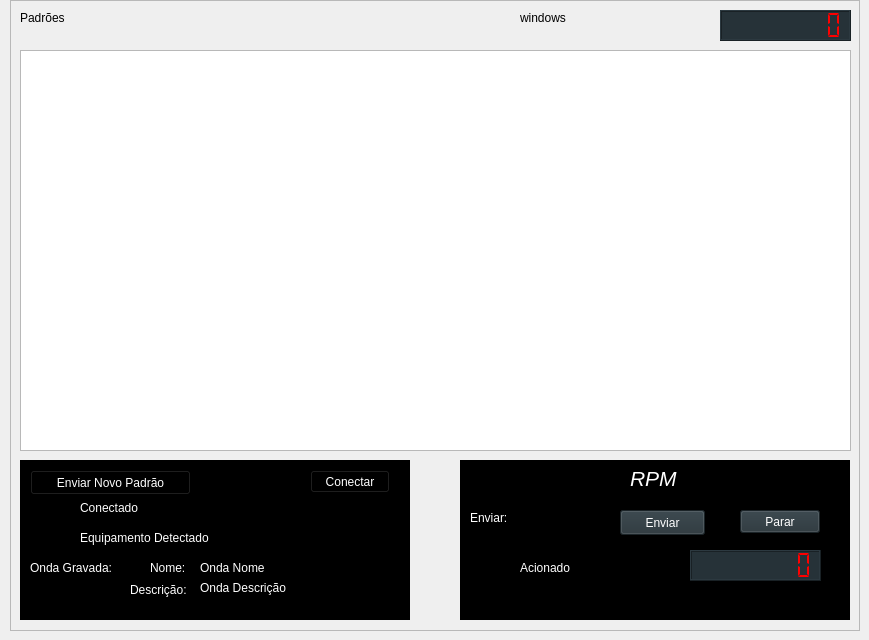
    <widget class="QWidget" name="tabPrincipal">
     <attribute name="title">
      <string>Principal</string>
     </attribute>
     <widget class="QFrame" name="frame">
      <property name="enabled">
       <bool>true</bool>
      </property>
      <property name="geometry">
       <rect>
        <x>10</x>
        <y>0</y>
        <width>850</width>
        <height>631</height>
       </rect>
      </property>
      <property name="sizePolicy">
       <sizepolicy hsizetype="Expanding" vsizetype="Expanding">
        <horstretch>0</horstretch>
        <verstretch>0</verstretch>
       </sizepolicy>
      </property>
      <property name="styleSheet">
       <string notr="true"/>
      </property>
      <property name="frameShape">
       <enum>QFrame::StyledPanel</enum>
      </property>
      <property name="frameShadow">
       <enum>QFrame::Raised</enum>
      </property>
      <widget class="QLabel" name="label">
       <property name="geometry">
        <rect>
         <x>10</x>
         <y>10</y>
         <width>71</width>
         <height>16</height>
        </rect>
       </property>
       <property name="text">
        <string>Padrões </string>
       </property>
      </widget>
      <widget class="QLCDNumber" name="lcdTime">
       <property name="geometry">
        <rect>
         <x>710</x>
         <y>10</y>
         <width>131</width>
         <height>31</height>
        </rect>
       </property>
       <property name="palette">
        <palette>
         <active>
          <colorrole role="WindowText">
           <brush brushstyle="SolidPattern">
            <color alpha="255">
             <red>255</red>
             <green>0</green>
             <blue>0</blue>
            </color>
           </brush>
          </colorrole>
          <colorrole role="Button">
           <brush brushstyle="SolidPattern">
            <color alpha="255">
             <red>38</red>
             <green>50</green>
             <blue>56</blue>
            </color>
           </brush>
          </colorrole>
          <colorrole role="Text">
           <brush brushstyle="SolidPattern">
            <color alpha="255">
             <red>255</red>
             <green>0</green>
             <blue>0</blue>
            </color>
           </brush>
          </colorrole>
          <colorrole role="ButtonText">
           <brush brushstyle="SolidPattern">
            <color alpha="255">
             <red>255</red>
             <green>0</green>
             <blue>0</blue>
            </color>
           </brush>
          </colorrole>
          <colorrole role="Base">
           <brush brushstyle="SolidPattern">
            <color alpha="255">
             <red>38</red>
             <green>50</green>
             <blue>56</blue>
            </color>
           </brush>
          </colorrole>
          <colorrole role="Window">
           <brush brushstyle="SolidPattern">
            <color alpha="255">
             <red>38</red>
             <green>50</green>
             <blue>56</blue>
            </color>
           </brush>
          </colorrole>
          <colorrole role="PlaceholderText">
           <brush brushstyle="NoBrush">
            <color alpha="128">
             <red>255</red>
             <green>0</green>
             <blue>0</blue>
            </color>
           </brush>
          </colorrole>
         </active>
         <inactive>
          <colorrole role="WindowText">
           <brush brushstyle="SolidPattern">
            <color alpha="255">
             <red>255</red>
             <green>0</green>
             <blue>0</blue>
            </color>
           </brush>
          </colorrole>
          <colorrole role="Button">
           <brush brushstyle="SolidPattern">
            <color alpha="255">
             <red>38</red>
             <green>50</green>
             <blue>56</blue>
            </color>
           </brush>
          </colorrole>
          <colorrole role="Text">
           <brush brushstyle="SolidPattern">
            <color alpha="255">
             <red>255</red>
             <green>0</green>
             <blue>0</blue>
            </color>
           </brush>
          </colorrole>
          <colorrole role="ButtonText">
           <brush brushstyle="SolidPattern">
            <color alpha="255">
             <red>255</red>
             <green>0</green>
             <blue>0</blue>
            </color>
           </brush>
          </colorrole>
          <colorrole role="Base">
           <brush brushstyle="SolidPattern">
            <color alpha="255">
             <red>38</red>
             <green>50</green>
             <blue>56</blue>
            </color>
           </brush>
          </colorrole>
          <colorrole role="Window">
           <brush brushstyle="SolidPattern">
            <color alpha="255">
             <red>38</red>
             <green>50</green>
             <blue>56</blue>
            </color>
           </brush>
          </colorrole>
          <colorrole role="PlaceholderText">
           <brush brushstyle="NoBrush">
            <color alpha="128">
             <red>255</red>
             <green>0</green>
             <blue>0</blue>
            </color>
           </brush>
          </colorrole>
         </inactive>
         <disabled>
          <colorrole role="WindowText">
           <brush brushstyle="SolidPattern">
            <color alpha="255">
             <red>255</red>
             <green>0</green>
             <blue>0</blue>
            </color>
           </brush>
          </colorrole>
          <colorrole role="Button">
           <brush brushstyle="SolidPattern">
            <color alpha="255">
             <red>38</red>
             <green>50</green>
             <blue>56</blue>
            </color>
           </brush>
          </colorrole>
          <colorrole role="Text">
           <brush brushstyle="SolidPattern">
            <color alpha="255">
             <red>255</red>
             <green>0</green>
             <blue>0</blue>
            </color>
           </brush>
          </colorrole>
          <colorrole role="ButtonText">
           <brush brushstyle="SolidPattern">
            <color alpha="255">
             <red>255</red>
             <green>0</green>
             <blue>0</blue>
            </color>
           </brush>
          </colorrole>
          <colorrole role="Base">
           <brush brushstyle="SolidPattern">
            <color alpha="255">
             <red>38</red>
             <green>50</green>
             <blue>56</blue>
            </color>
           </brush>
          </colorrole>
          <colorrole role="Window">
           <brush brushstyle="SolidPattern">
            <color alpha="255">
             <red>38</red>
             <green>50</green>
             <blue>56</blue>
            </color>
           </brush>
          </colorrole>
          <colorrole role="PlaceholderText">
           <brush brushstyle="NoBrush">
            <color alpha="128">
             <red>255</red>
             <green>0</green>
             <blue>0</blue>
            </color>
           </brush>
          </colorrole>
         </disabled>
        </palette>
       </property>
       <property name="font">
        <font>
         <weight>50</weight>
         <bold>false</bold>
        </font>
       </property>
       <property name="styleSheet">
        <string notr="true">border-color: rgb(195, 195, 195);
color: rgb(255, 0, 0);
background-color: rgb(38, 50, 56);</string>
       </property>
       <property name="digitCount">
        <number>8</number>
       </property>
       <property name="segmentStyle">
        <enum>QLCDNumber::Flat</enum>
       </property>
      </widget>
      <widget class="QTableView" name="tableChoose">
       <property name="geometry">
        <rect>
         <x>10</x>
         <y>50</y>
         <width>831</width>
         <height>401</height>
        </rect>
       </property>
       <property name="sizePolicy">
        <sizepolicy hsizetype="Fixed" vsizetype="Fixed">
         <horstretch>0</horstretch>
         <verstretch>0</verstretch>
        </sizepolicy>
       </property>
       <property name="styleSheet">
        <string notr="true"/>
       </property>
       <property name="alternatingRowColors">
        <bool>true</bool>
       </property>
      </widget>
      <widget class="QFrame" name="frame_13">
       <property name="geometry">
        <rect>
         <x>10</x>
         <y>460</y>
         <width>390</width>
         <height>160</height>
        </rect>
       </property>
       <property name="styleSheet">
        <string notr="true">background-color: rgb(0, 0, 0);
color: rgb(255, 255, 255);</string>
       </property>
       <property name="frameShape">
        <enum>QFrame::WinPanel</enum>
       </property>
       <property name="frameShadow">
        <enum>QFrame::Raised</enum>
       </property>
       <widget class="QLabel" name="lbl_onda_nome">
        <property name="geometry">
         <rect>
          <x>180</x>
          <y>100</y>
          <width>201</width>
          <height>16</height>
         </rect>
        </property>
        <property name="styleSheet">
         <string notr="true">color: rgb(255, 255, 255);</string>
        </property>
        <property name="text">
         <string>Onda Nome</string>
        </property>
       </widget>
       <widget class="QLabel" name="lbl_onda_desc">
        <property name="geometry">
         <rect>
          <x>180</x>
          <y>120</y>
          <width>200</width>
          <height>16</height>
         </rect>
        </property>
        <property name="styleSheet">
         <string notr="true">color: rgb(255, 255, 255);</string>
        </property>
        <property name="text">
         <string>Onda Descrição</string>
        </property>
       </widget>
       <widget class="QLabel" name="label_33">
        <property name="geometry">
         <rect>
          <x>110</x>
          <y>120</y>
          <width>61</width>
          <height>20</height>
         </rect>
        </property>
        <property name="styleSheet">
         <string notr="true">color: rgb(255, 255, 255);</string>
        </property>
        <property name="text">
         <string>Descrição:</string>
        </property>
       </widget>
       <widget class="QLabel" name="label_32">
        <property name="geometry">
         <rect>
          <x>130</x>
          <y>100</y>
          <width>41</width>
          <height>16</height>
         </rect>
        </property>
        <property name="styleSheet">
         <string notr="true">color: rgb(255, 255, 255);</string>
        </property>
        <property name="text">
         <string>Nome:</string>
        </property>
       </widget>
       <widget class="QLabel" name="lbl_conected">
        <property name="geometry">
         <rect>
          <x>60</x>
          <y>40</y>
          <width>71</width>
          <height>16</height>
         </rect>
        </property>
        <property name="styleSheet">
         <string notr="true">color: rgb(255, 255, 255);</string>
        </property>
        <property name="text">
         <string>Conectado</string>
        </property>
       </widget>
       <widget class="QLabel" name="label_led_connected_2">
        <property name="enabled">
         <bool>true</bool>
        </property>
        <property name="geometry">
         <rect>
          <x>10</x>
          <y>40</y>
          <width>21</width>
          <height>20</height>
         </rect>
        </property>
        <property name="text">
         <string/>
        </property>
        <property name="pixmap">
         <pixmap>icons/blue-led-on.png</pixmap>
        </property>
        <property name="scaledContents">
         <bool>true</bool>
        </property>
       </widget>
       <widget class="QLabel" name="label_led_connected">
        <property name="enabled">
         <bool>true</bool>
        </property>
        <property name="geometry">
         <rect>
          <x>10</x>
          <y>40</y>
          <width>21</width>
          <height>20</height>
         </rect>
        </property>
        <property name="text">
         <string/>
        </property>
        <property name="pixmap">
         <pixmap>icons/black-led-on.png</pixmap>
        </property>
        <property name="scaledContents">
         <bool>true</bool>
        </property>
       </widget>
       <widget class="QLabel" name="lbl_device">
        <property name="geometry">
         <rect>
          <x>60</x>
          <y>70</y>
          <width>151</width>
          <height>16</height>
         </rect>
        </property>
        <property name="styleSheet">
         <string notr="true">color: rgb(255, 255, 255);</string>
        </property>
        <property name="text">
         <string>Equipamento Detectado</string>
        </property>
       </widget>
       <widget class="QLabel" name="label_led_equip_2">
        <property name="enabled">
         <bool>true</bool>
        </property>
        <property name="geometry">
         <rect>
          <x>10</x>
          <y>70</y>
          <width>21</width>
          <height>20</height>
         </rect>
        </property>
        <property name="text">
         <string/>
        </property>
        <property name="pixmap">
         <pixmap>icons/green-led-on.png</pixmap>
        </property>
        <property name="scaledContents">
         <bool>true</bool>
        </property>
       </widget>
       <widget class="QLabel" name="label_led_equip">
        <property name="enabled">
         <bool>true</bool>
        </property>
        <property name="geometry">
         <rect>
          <x>10</x>
          <y>70</y>
          <width>21</width>
          <height>20</height>
         </rect>
        </property>
        <property name="text">
         <string/>
        </property>
        <property name="pixmap">
         <pixmap>icons/black-led-on.png</pixmap>
        </property>
        <property name="scaledContents">
         <bool>true</bool>
        </property>
       </widget>
       <widget class="QLabel" name="label_23">
        <property name="geometry">
         <rect>
          <x>10</x>
          <y>100</y>
          <width>91</width>
          <height>16</height>
         </rect>
        </property>
        <property name="styleSheet">
         <string notr="true">color: rgb(255, 255, 255);</string>
        </property>
        <property name="text">
         <string>Onda Gravada:  </string>
        </property>
       </widget>
       <widget class="QPushButton" name="btn_nw_send">
        <property name="geometry">
         <rect>
          <x>10</x>
          <y>10</y>
          <width>161</width>
          <height>25</height>
         </rect>
        </property>
        <property name="text">
         <string>Enviar Novo Padrão</string>
        </property>
       </widget>
       <widget class="QPushButton" name="btnConnect">
        <property name="geometry">
         <rect>
          <x>290</x>
          <y>10</y>
          <width>80</width>
          <height>23</height>
         </rect>
        </property>
        <property name="styleSheet">
         <string notr="true"/>
        </property>
        <property name="text">
         <string>Conectar</string>
        </property>
        <property name="flat">
         <bool>false</bool>
        </property>
       </widget>
       <zorder>lbl_onda_nome</zorder>
       <zorder>lbl_onda_desc</zorder>
       <zorder>label_33</zorder>
       <zorder>label_32</zorder>
       <zorder>lbl_conected</zorder>
       <zorder>label_led_connected</zorder>
       <zorder>label_led_connected_2</zorder>
       <zorder>lbl_device</zorder>
       <zorder>label_led_equip</zorder>
       <zorder>label_led_equip_2</zorder>
       <zorder>label_23</zorder>
       <zorder>btn_nw_send</zorder>
       <zorder>btnConnect</zorder>
      </widget>
      <widget class="QFrame" name="frame_14">
       <property name="geometry">
        <rect>
         <x>450</x>
         <y>460</y>
         <width>390</width>
         <height>160</height>
        </rect>
       </property>
       <property name="autoFillBackground">
        <bool>false</bool>
       </property>
       <property name="styleSheet">
        <string notr="true">background-color: rgb(0, 0, 0);
color: rgb(255, 255, 255);
</string>
       </property>
       <property name="frameShape">
        <enum>QFrame::Box</enum>
       </property>
       <property name="frameShadow">
        <enum>QFrame::Raised</enum>
       </property>
       <property name="lineWidth">
        <number>5</number>
       </property>
       <widget class="QLCDNumber" name="lcdRpm">
        <property name="geometry">
         <rect>
          <x>230</x>
          <y>90</y>
          <width>131</width>
          <height>31</height>
         </rect>
        </property>
        <property name="palette">
         <palette>
          <active>
           <colorrole role="WindowText">
            <brush brushstyle="SolidPattern">
             <color alpha="255">
              <red>255</red>
              <green>0</green>
              <blue>0</blue>
             </color>
            </brush>
           </colorrole>
           <colorrole role="Button">
            <brush brushstyle="SolidPattern">
             <color alpha="255">
              <red>38</red>
              <green>50</green>
              <blue>56</blue>
             </color>
            </brush>
           </colorrole>
           <colorrole role="Text">
            <brush brushstyle="SolidPattern">
             <color alpha="255">
              <red>255</red>
              <green>0</green>
              <blue>0</blue>
             </color>
            </brush>
           </colorrole>
           <colorrole role="ButtonText">
            <brush brushstyle="SolidPattern">
             <color alpha="255">
              <red>255</red>
              <green>0</green>
              <blue>0</blue>
             </color>
            </brush>
           </colorrole>
           <colorrole role="Base">
            <brush brushstyle="SolidPattern">
             <color alpha="255">
              <red>38</red>
              <green>50</green>
              <blue>56</blue>
             </color>
            </brush>
           </colorrole>
           <colorrole role="Window">
            <brush brushstyle="SolidPattern">
             <color alpha="255">
              <red>38</red>
              <green>50</green>
              <blue>56</blue>
             </color>
            </brush>
           </colorrole>
           <colorrole role="PlaceholderText">
            <brush brushstyle="NoBrush">
             <color alpha="128">
              <red>255</red>
              <green>0</green>
              <blue>0</blue>
             </color>
            </brush>
           </colorrole>
          </active>
          <inactive>
           <colorrole role="WindowText">
            <brush brushstyle="SolidPattern">
             <color alpha="255">
              <red>255</red>
              <green>0</green>
              <blue>0</blue>
             </color>
            </brush>
           </colorrole>
           <colorrole role="Button">
            <brush brushstyle="SolidPattern">
             <color alpha="255">
              <red>38</red>
              <green>50</green>
              <blue>56</blue>
             </color>
            </brush>
           </colorrole>
           <colorrole role="Text">
            <brush brushstyle="SolidPattern">
             <color alpha="255">
              <red>255</red>
              <green>0</green>
              <blue>0</blue>
             </color>
            </brush>
           </colorrole>
           <colorrole role="ButtonText">
            <brush brushstyle="SolidPattern">
             <color alpha="255">
              <red>255</red>
              <green>0</green>
              <blue>0</blue>
             </color>
            </brush>
           </colorrole>
           <colorrole role="Base">
            <brush brushstyle="SolidPattern">
             <color alpha="255">
              <red>38</red>
              <green>50</green>
              <blue>56</blue>
             </color>
            </brush>
           </colorrole>
           <colorrole role="Window">
            <brush brushstyle="SolidPattern">
             <color alpha="255">
              <red>38</red>
              <green>50</green>
              <blue>56</blue>
             </color>
            </brush>
           </colorrole>
           <colorrole role="PlaceholderText">
            <brush brushstyle="NoBrush">
             <color alpha="128">
              <red>255</red>
              <green>0</green>
              <blue>0</blue>
             </color>
            </brush>
           </colorrole>
          </inactive>
          <disabled>
           <colorrole role="WindowText">
            <brush brushstyle="SolidPattern">
             <color alpha="255">
              <red>255</red>
              <green>0</green>
              <blue>0</blue>
             </color>
            </brush>
           </colorrole>
           <colorrole role="Button">
            <brush brushstyle="SolidPattern">
             <color alpha="255">
              <red>38</red>
              <green>50</green>
              <blue>56</blue>
             </color>
            </brush>
           </colorrole>
           <colorrole role="Text">
            <brush brushstyle="SolidPattern">
             <color alpha="255">
              <red>255</red>
              <green>0</green>
              <blue>0</blue>
             </color>
            </brush>
           </colorrole>
           <colorrole role="ButtonText">
            <brush brushstyle="SolidPattern">
             <color alpha="255">
              <red>255</red>
              <green>0</green>
              <blue>0</blue>
             </color>
            </brush>
           </colorrole>
           <colorrole role="Base">
            <brush brushstyle="SolidPattern">
             <color alpha="255">
              <red>38</red>
              <green>50</green>
              <blue>56</blue>
             </color>
            </brush>
           </colorrole>
           <colorrole role="Window">
            <brush brushstyle="SolidPattern">
             <color alpha="255">
              <red>38</red>
              <green>50</green>
              <blue>56</blue>
             </color>
            </brush>
           </colorrole>
           <colorrole role="PlaceholderText">
            <brush brushstyle="NoBrush">
             <color alpha="128">
              <red>255</red>
              <green>0</green>
              <blue>0</blue>
             </color>
            </brush>
           </colorrole>
          </disabled>
         </palette>
        </property>
        <property name="font">
         <font>
          <weight>50</weight>
          <bold>false</bold>
         </font>
        </property>
        <property name="styleSheet">
         <string notr="true">border-color: rgb(195, 195, 195);
color: rgb(255, 0, 0);
background-color: rgb(38, 50, 56);</string>
        </property>
        <property name="frameShape">
         <enum>QFrame::Box</enum>
        </property>
        <property name="digitCount">
         <number>8</number>
        </property>
        <property name="segmentStyle">
         <enum>QLCDNumber::Flat</enum>
        </property>
       </widget>
       <widget class="QLabel" name="lbl_conected_3">
        <property name="geometry">
         <rect>
          <x>60</x>
          <y>100</y>
          <width>71</width>
          <height>16</height>
         </rect>
        </property>
        <property name="styleSheet">
         <string notr="true">color: rgb(255, 255, 255);</string>
        </property>
        <property name="text">
         <string>Acionado</string>
        </property>
       </widget>
       <widget class="QLabel" name="label_led_stop">
        <property name="enabled">
         <bool>true</bool>
        </property>
        <property name="geometry">
         <rect>
          <x>20</x>
          <y>100</y>
          <width>21</width>
          <height>20</height>
         </rect>
        </property>
        <property name="text">
         <string/>
        </property>
        <property name="pixmap">
         <pixmap>icons/led-red-on.png</pixmap>
        </property>
        <property name="scaledContents">
         <bool>true</bool>
        </property>
       </widget>
       <widget class="QLabel" name="label_led_go">
        <property name="enabled">
         <bool>true</bool>
        </property>
        <property name="geometry">
         <rect>
          <x>20</x>
          <y>100</y>
          <width>21</width>
          <height>20</height>
         </rect>
        </property>
        <property name="text">
         <string/>
        </property>
        <property name="pixmap">
         <pixmap>icons/black-led-on.png</pixmap>
        </property>
        <property name="scaledContents">
         <bool>true</bool>
        </property>
       </widget>
       <widget class="QPushButton" name="btnStopGo">
        <property name="geometry">
         <rect>
          <x>280</x>
          <y>50</y>
          <width>80</width>
          <height>23</height>
         </rect>
        </property>
        <property name="sizePolicy">
         <sizepolicy hsizetype="Fixed" vsizetype="Fixed">
          <horstretch>0</horstretch>
          <verstretch>0</verstretch>
         </sizepolicy>
        </property>
        <property name="styleSheet">
         <string notr="true">color: rgb(255, 255, 255);
background-color: rgb(38, 50, 56);</string>
        </property>
        <property name="text">
         <string>Parar</string>
        </property>
       </widget>
       <widget class="QPushButton" name="btn_new_rpm">
        <property name="geometry">
         <rect>
          <x>160</x>
          <y>50</y>
          <width>85</width>
          <height>25</height>
         </rect>
        </property>
        <property name="styleSheet">
         <string notr="true">color: rgb(255, 255, 255);
background-color: rgb(38, 50, 56);</string>
        </property>
        <property name="text">
         <string>Enviar</string>
        </property>
       </widget>
       <widget class="QLabel" name="lbl_conected_2">
        <property name="geometry">
         <rect>
          <x>10</x>
          <y>50</y>
          <width>41</width>
          <height>16</height>
         </rect>
        </property>
        <property name="styleSheet">
         <string notr="true">color: rgb(255, 255, 255);</string>
        </property>
        <property name="text">
         <string>Enviar:</string>
        </property>
       </widget>
       <widget class="QLineEdit" name="line_new_rpm">
        <property name="geometry">
         <rect>
          <x>60</x>
          <y>50</y>
          <width>61</width>
          <height>25</height>
         </rect>
        </property>
        <property name="layoutDirection">
         <enum>Qt::LeftToRight</enum>
        </property>
        <property name="styleSheet">
         <string notr="true">border-color: rgb(166, 166, 166);</string>
        </property>
        <property name="inputMask">
         <string>99999</string>
        </property>
        <property name="alignment">
         <set>Qt::AlignCenter</set>
        </property>
       </widget>
       <widget class="QLabel" name="label_46">
        <property name="geometry">
         <rect>
          <x>170</x>
          <y>10</y>
          <width>51</width>
          <height>16</height>
         </rect>
        </property>
        <property name="font">
         <font>
          <pointsize>16</pointsize>
          <italic>true</italic>
         </font>
        </property>
        <property name="text">
         <string>RPM</string>
        </property>
       </widget>
       <zorder>lcdRpm</zorder>
       <zorder>lbl_conected_3</zorder>
       <zorder>label_led_go</zorder>
       <zorder>label_led_stop</zorder>
       <zorder>btnStopGo</zorder>
       <zorder>btn_new_rpm</zorder>
       <zorder>lbl_conected_2</zorder>
       <zorder>line_new_rpm</zorder>
       <zorder>label_46</zorder>
      </widget>
      <widget class="QLabel" name="label_47">
       <property name="geometry">
        <rect>
         <x>510</x>
         <y>10</y>
         <width>71</width>
         <height>16</height>
        </rect>
       </property>
       <property name="text">
        <string>windows</string>
       </property>
      </widget>
     </widget>
    </widget>
